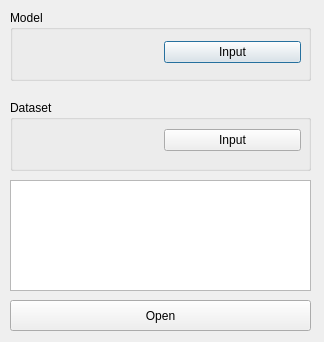
<?xml version="1.0" encoding="UTF-8"?>
<ui version="4.0">
 <class>Dialog</class>
 <widget class="QDialog" name="Dialog">
  <property name="geometry">
   <rect>
    <x>0</x>
    <y>0</y>
    <width>324</width>
    <height>342</height>
   </rect>
  </property>
  <property name="windowTitle">
   <string>Dialog</string>
  </property>
  <widget class="QListWidget" name="label_list">
   <property name="geometry">
    <rect>
     <x>10</x>
     <y>180</y>
     <width>301</width>
     <height>111</height>
    </rect>
   </property>
  </widget>
  <widget class="QGroupBox" name="groupBox_3">
   <property name="geometry">
    <rect>
     <x>10</x>
     <y>10</y>
     <width>301</width>
     <height>71</height>
    </rect>
   </property>
   <property name="title">
    <string>Model</string>
   </property>
   <widget class="QWidget" name="horizontalLayoutWidget">
    <property name="geometry">
     <rect>
      <x>10</x>
      <y>20</y>
      <width>281</width>
      <height>44</height>
     </rect>
    </property>
    <layout class="QHBoxLayout" name="horizontalLayout">
     <item>
      <widget class="QLabel" name="model_label">
       <property name="text">
        <string/>
       </property>
      </widget>
     </item>
     <item>
      <widget class="QPushButton" name="model_btn">
       <property name="text">
        <string>Input</string>
       </property>
      </widget>
     </item>
    </layout>
   </widget>
  </widget>
  <widget class="QGroupBox" name="groupBox_4">
   <property name="geometry">
    <rect>
     <x>10</x>
     <y>100</y>
     <width>301</width>
     <height>71</height>
    </rect>
   </property>
   <property name="title">
    <string>Dataset</string>
   </property>
   <widget class="QWidget" name="horizontalLayoutWidget_2">
    <property name="geometry">
     <rect>
      <x>10</x>
      <y>20</y>
      <width>281</width>
      <height>41</height>
     </rect>
    </property>
    <layout class="QHBoxLayout" name="horizontalLayout_2">
     <item>
      <widget class="QLabel" name="data_label">
       <property name="text">
        <string/>
       </property>
      </widget>
     </item>
     <item>
      <widget class="QPushButton" name="data_btn">
       <property name="text">
        <string>Input</string>
       </property>
      </widget>
     </item>
    </layout>
   </widget>
  </widget>
  <widget class="QPushButton" name="open_btn">
   <property name="geometry">
    <rect>
     <x>10</x>
     <y>300</y>
     <width>301</width>
     <height>31</height>
    </rect>
   </property>
   <property name="text">
    <string>Open</string>
   </property>
  </widget>
 </widget>
 <resources/>
 <connections/>
</ui>
